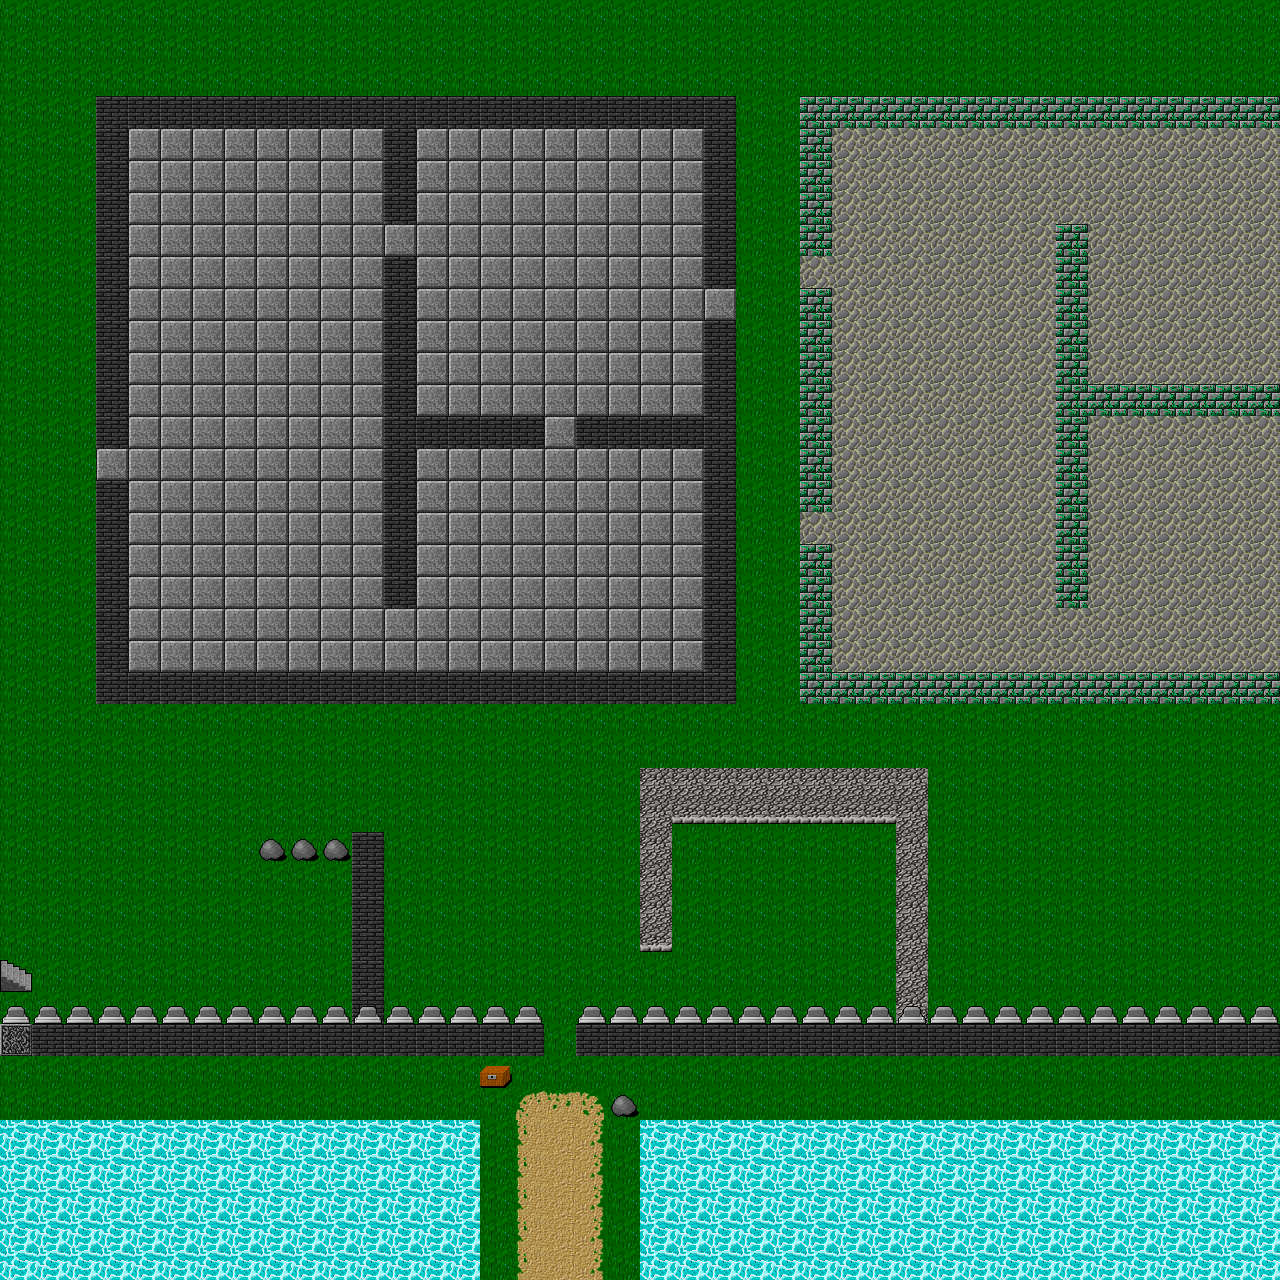

Tiled map render using the project's own tile images. Description and the map definition, with tile-layer contents summarised, below:
An orthogonal 40x40 tile map with 32x32 px tiles, 3 tile layers (back1, back2, fore) and 35 objects (23x wall, 6x obiect, 6x decor).

<map version="1.0" orientation="orthogonal" renderorder="right-down" width="40" height="40" tilewidth="32" tileheight="32" nextobjectid="77">
 <tileset firstgid="1" name="tile1" tilewidth="32" tileheight="32" tilecount="3072">
  <image source="dctileset.png" width="2048" height="1536" />
 </tileset>
 <layer name="back1" width="40" height="40">
  <data>[1600 cells, 1600 non-empty, 14 distinct tile ids]</data>
 </layer>
 <layer name="back2" width="40" height="40">
  <data>[1600 cells, 14 non-empty, 4 distinct tile ids]</data>
 </layer>
 <objectgroup name="objects">
  <object id="11" name="incativetrap" type="obiect" x="352" y="800" width="32" height="32">
   <properties>
    <property name="id" value="trp1" />
    <property name="tip" value="trap" />
   </properties>
  </object>
  <object id="16" name="exit" type="obiect" x="0" y="960" width="32" height="32">
   <properties>
    <property name="nivel" value="nivel2" />
    <property name="px" value="18" />
    <property name="py" value="0" />
    <property name="tip" value="trigger" />
    <property name="triggers" value="tranzit" />
   </properties>
  </object>
  <object id="25" type="decor" x="0" y="1120" width="480" height="160" />
  <object id="26" type="decor" x="640" y="1120" width="640" height="160" />
  <object id="27" type="wall" x="0" y="1024" width="544" height="32" />
  <object id="28" type="wall" x="576" y="1024" width="704" height="32" />
  <object id="30" type="decor" x="608" y="1088" width="32" height="32" />
  <object id="36" name="door1" type="obiect" x="544" y="1024" width="32" height="32">
   <properties>
    <property name="tip" value="door" />
   </properties>
  </object>
  <object id="40" type="wall" x="640" y="800" width="32" height="128" />
  <object id="41" type="wall" x="640" y="768" width="288" height="32" />
  <object id="42" type="wall" x="896" y="800" width="32" height="224" />
  <object id="43" type="wall" x="352" y="832" width="32" height="192" />
  <object id="44" type="wall" x="800" y="544" width="32" height="160" />
  <object id="45" type="wall" x="832" y="672" width="448" height="32" />
  <object id="48" type="wall" x="800" y="288" width="32" height="224" />
  <object id="49" type="wall" x="1056" y="224" width="32" height="384" />
  <object id="50" type="wall" x="1088" y="384" width="192" height="32" />
  <object id="53" type="wall" x="800" y="96" width="32" height="160" />
  <object id="54" type="wall" x="832" y="96" width="448" height="32" />
  <object id="55" type="wall" x="96" y="96" width="640" height="32" />
  <object id="56" type="wall" x="96" y="672" width="640" height="32" />
  <object id="57" type="wall" x="704" y="320" width="32" height="352" />
  <object id="58" type="wall" x="704" y="128" width="32" height="160" />
  <object id="59" type="wall" x="384" y="128" width="32" height="96" />
  <object id="60" type="wall" x="384" y="256" width="32" height="352" />
  <object id="61" type="wall" x="416" y="416" width="128" height="32" />
  <object id="63" type="wall" x="576" y="416" width="128" height="32" />
  <object id="64" type="wall" x="96" y="128" width="32" height="320" />
  <object id="65" type="wall" x="96" y="480" width="32" height="192" />
  <object id="66" type="obiect" x="96" y="448" width="32" height="32">
   <properties>
    <property name="tip" value="door" />
   </properties>
  </object>
  <object id="67" type="obiect" x="544" y="416" width="32" height="32">
   <properties>
    <property name="tip" value="door" />
   </properties>
  </object>
  <object id="68" type="obiect" x="384" y="224" width="32" height="32">
   <properties>
    <property name="tip" value="door" />
   </properties>
  </object>
  <object id="73" type="decor" x="320" y="832" width="32" height="32" />
  <object id="74" type="decor" x="288" y="832" width="32" height="32" />
  <object id="75" type="decor" x="256" y="832" width="32" height="32" />
 </objectgroup>
 <layer name="fore" width="40" height="40">
  <data>[1600 cells, 39 non-empty, 1 distinct tile ids]</data>
 </layer>
</map>
